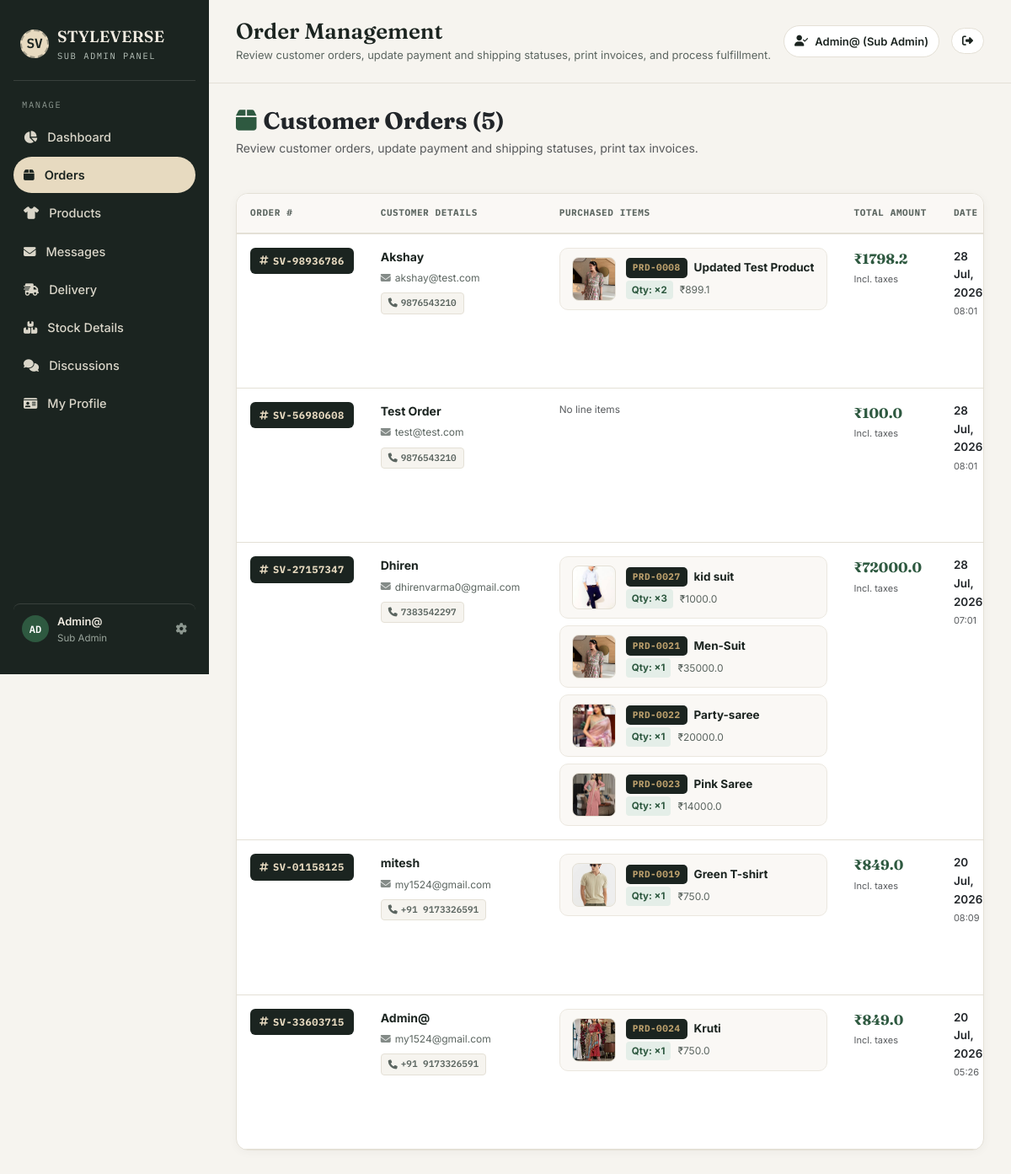
The app's page /admin-panel/orders/ (signed in), older data.
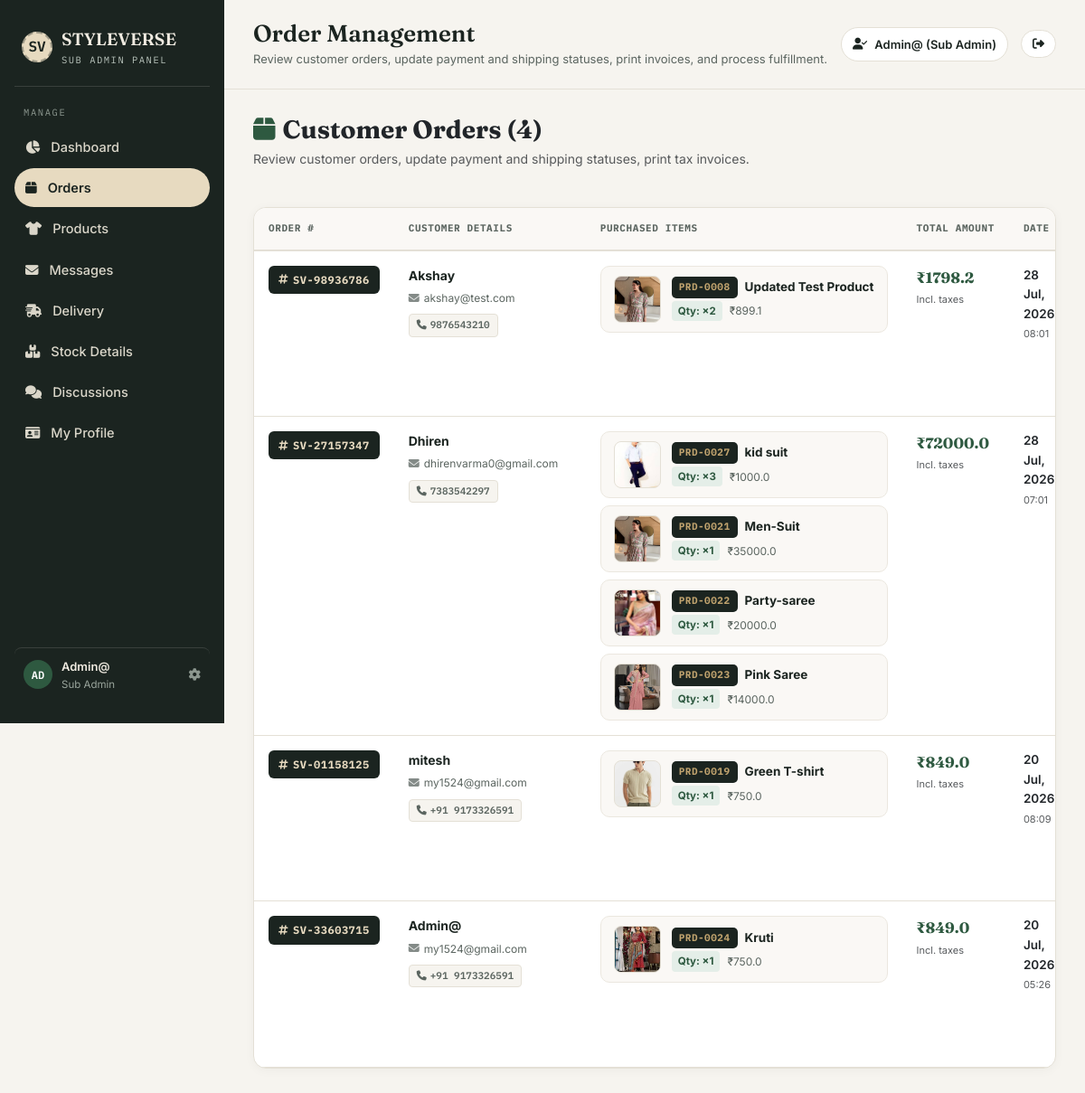
The same page, newer data.
### shopapp/models.py (models this page shows, shortened)
class Order(models.Model):
    PAYMENT_METHOD_CHOICES = [
        ('cash_on_delivery', 'Cash on Delivery'),
        ('debit_card', 'Debit Card'),
        ('upi', 'UPI / Google Pay'),
        ('net_banking', 'Net Banking'),
        ('paypal', 'PayPal'),
    ]
    PAYMENT_STATUS_CHOICES = [
        ('pending', 'Pending'),
        ('completed', 'Completed'),
        ('cancelled', 'Cancelled'),
    ]
    ORDER_STATUS_CHOICES = [
        ('processing', 'Processing'),
        ('shipped', 'Shipped'),
        ('delivered', 'Delivered'),
        ('cancelled', 'Cancelled'),
    ]
    user            = models.ForeignKey(User, on_delete=models.CASCADE, related_name='orders')
    order_number    = models.CharField(max_length=20, unique=True, blank=True)
    name            = models.CharField(max_length=100)
    email           = models.EmailField(max_length=100)
    phone           = models.CharField(max_length=20)
    address         = models.TextField()
    city            = models.CharField(max_length=100)
    state           = models.CharField(max_length=100)
    country         = models.CharField(max_length=100, default='India')
    pincode         = models.CharField(max_length=10)
    payment_method  = models.CharField(max_length=30, choices=PAYMENT_METHOD_CHOICES, default='cash_on_delivery')
    payment_status  = models.CharField(max_length=20, choices=PAYMENT_STATUS_CHOICES, default='pending')
    status          = models.CharField(max_length=20, choices=ORDER_STATUS_CHOICES, default='processing')
    courier_partner = models.CharField(max_length=100, default='STYLEVERSE Express', blank=True)
    tracking_number = models.CharField(max_length=100, blank=True, default='')
    estimated_delivery = models.DateField(null=True, blank=True)
    delivery_notes  = models.TextField(blank=True, default='')
    subtotal        = models.FloatField(default=0)
    discount        = models.FloatField(default=0)
    shipping_cost   = models.FloatField(default=0)
    total_price     = models.FloatField(default=0)
    order_date      = models.DateTimeField(auto_now_add=True)
    updated_date    = models.DateTimeField(null=True, blank=True)
    class Meta:
        ordering = ['-order_date']
    def get_status_display(self):
        return dict(self.ORDER_STATUS_CHOICES).get(self.status, self.status)
    def get_payment_status_display(self):
        return dict(self.PAYMENT_STATUS_CHOICES).get(self.payment_status, self.payment_status)

class OrderItem(models.Model):
    order         = models.ForeignKey(Order, on_delete=models.CASCADE, related_name='items')
    product_code  = models.CharField(max_length=50, blank=True, default='')
    product_image = models.ImageField(upload_to='OrderItem', null=True, blank=True)
    product_name  = models.CharField(max_length=200)
    brand_name    = models.CharField(max_length=100, default='STYLEVERSE')
    quantity      = models.PositiveIntegerField(default=1)
    unit_price    = models.FloatField()
    size          = models.CharField(max_length=10, blank=True)
    color         = models.CharField(max_length=30, blank=True)
    @property
    def code_display(self):
        if self.product_code:
            return self.product_code
        from shopapp.models import Product, Men, Women
        for model_cls in (Product, Men, Women):
            p = model_cls.objects.filter(name__iexact=self.product_name).first()
            if p:
                return p.product_id_display
        return f"PRD-{self.id:04d}" if self.id else "PRD-0000"
    @property
    def image_url(self):
        if self.product_image:
            try:
                if self.product_image.url:
                    return self.product_image.url
            except Exception:
                pass
        from shopapp.models import Product, Men, Women
        for model_cls in (Product, Men, Women):
            if self.product_code:
                p = model_cls.objects.filter(product_code__iexact=self.product_code).first()
                if p and p.image_url:
                    return p.image_url
            p = model_cls.objects.filter(name__icontains=self.product_name).first()
            if p and p.image_url:
                return p.image_url
        for model_cls in (Product, Men, Women):
            first_p = model_cls.objects.exclude(image='').first()
            if first_p and first_p.image_url:
                return first_p.image_url
        return ''

class Product(models.Model):
    product_code = models.CharField(max_length=50, blank=True, default='', help_text='Unique Product ID / SKU')
    name = models.CharField(max_length=50)
    brand = models.CharField(max_length=50, default='STYLEVERSE', blank=True, help_text="Brand name e.g. Zara, Nike, Levi's, Gucci, Puma, STYLEVERSE")
    price = models.FloatField()
    discount = models.FloatField(default=0, help_text='Discount percentage (0-100)')
    stock = models.IntegerField(default=25, help_text='Stock quantity available')
    image = models.ImageField(upload_to='Product')
    created_by = models.ForeignKey(User, on_delete=models.SET_NULL, null=True, blank=True, related_name='added_general_products', help_text='Sub-Admin who added this product')
    @property
    def product_id_display(self):
        if self.product_code:
            return self.product_code
        return f"PRD-{self.id:04d}" if self.id else "PRD-NEW"
    @property
    def image_url(self):
        try:
            if not self.image:
                return ''
            full_path = os.path.join(settings.MEDIA_ROOT, str(self.image))
            if not os.path.exists(full_path):
                return ''
            return self.image.url
        except (ValueError, AttributeError):
            return ''

### subadmin/views.py (the view, shortened to what this page needs)
# urls.py: path('orders/', views.admin_orders, name='admin_orders'),
@admin_required
def admin_orders(request):
    all_orders = Order.objects.all().prefetch_related('items').order_by('-order_date')
    return render(request, 'sub-admin/orders.html', {'orders': all_orders})

### shopapp/context_processors.py (called while the page is built)
def cart_context(request):
    cart = request.session.get('cart', {})
    cart_count = sum(item.get('quantity', 0) for item in cart.values())
    return {'cart_count': cart_count}

def wishlist_context(request):
    wishlist_count = 0
    if request.user.is_authenticated:
        wishlist_count = Wishlist.objects.filter(user=request.user).count()
    return {'wishlist_count': wishlist_count}

def admin_approval_context(request):
    pending_approval_count = 0
    if request.user.is_authenticated and (request.user.is_staff or request.user.is_superuser):
        if request.user.is_superuser:
            pending_approval_count = ProductRequest.objects.filter(status='pending').count()
        else:
            pending_approval_count = ProductRequest.objects.filter(user=request.user, status='pending').count()
    return {'pending_approval_count': pending_approval_count}

### templates/sub-admin/orders.html (shortened to what this page needs)
{% extends 'sub-admin/sub_base.html' %}
{% load static %}
{% block page_title %}Order Management{% endblock %}
{% block page_subtitle %}Review customer orders, update payment and shipping statuses, print invoices, and process fulfillment.{% endblock %}
{% block content %}
<div class="d-flex flex-wrap justify-content-between align-items-center mb-3">
  <div>
    <h3 class="fw-bold text-dark mb-1" style="font-family:'Fraunces', serif;">
      <i class="fa fa-box me-2" style="color:var(--green);"></i>Customer Orders ({{ orders|length }})
    </h3>
    <p class="text-muted small mb-0">Review customer orders, update payment and shipping statuses, print tax invoices.</p>
  </div>
</div>
<div class="adm-table-container">
  <div style="overflow-x: auto;">
    <table class="adm-orders-table">
      <thead>
        <tr>
          <th style="width: 120px;">Order #</th>
          <th style="width: 200px;">Customer Details</th>
          <th style="min-width: 320px;">Purchased Items</th>
          <th style="width: 130px;">Total Amount</th>
          <th style="width: 110px;">Date</th>
        </tr>
      </thead>
      <tbody>
        {% for order in orders %}
        <tr>
          <td>
            <span class="order-number-badge">
              <i class="fa fa-hashtag"></i>{{ order.order_number }}
            </span>
          </td>
          <td>
            <div class="customer-info-box">
              <div class="customer-name">{{ order.name }}</div>
              <div class="customer-meta">
                <i class="fa fa-envelope opacity-75"></i> {{ order.email }}
              </div>
              {% if order.phone %}
              <div class="mt-1">
                <span class="customer-phone-pill">
                  <i class="fa fa-phone"></i> {{ order.phone }}
                </span>
              </div>
              {% endif %}
            </div>
          </td>
          <td>
            <div class="items-column-wrap">
              {% for item in order.items.all %}
              <div class="item-card-mini">
                <div class="item-thumb">
                  {% if item.image_url %}
                  <img src="{{ item.image_url }}" alt="{{ item.product_name }}" onerror="this.outerHTML='<i class=\'fa fa-shirt text-muted\'></i>'">
                  {% else %}
                  <i class="fa fa-shirt text-muted"></i>
                  {% endif %}
                </div>
                <div class="item-info-content">
                  <div class="item-header-row">
                    <span class="item-code-tag">{{ item.code_display }}</span>
                    <strong class="item-title-text" title="{{ item.product_name }}">{{ item.product_name }}</strong>
                  </div>
                  <div class="item-meta-row">
                    <span class="qty-badge">Qty: ×{{ item.quantity }}</span>
                    <span>₹{{ item.unit_price }}</span>
                  </div>
                </div>
              </div>
              {% empty %}
              <span class="text-muted small">No line items</span>
              {% endfor %}
            </div>
          </td>
          <td>
            <div class="order-total-price">₹{{ order.total_price }}</div>
            <small class="text-muted" style="font-size:11px;">Incl. taxes</small>
          </td>
          <td>
            <div class="fw-semibold text-dark" style="font-size:13.5px;">{{ order.order_date|date:"d M, Y" }}</div>
            <small class="text-muted" style="font-size:11px;">{{ order.order_date|date:"H:i" }}</small>
          </td>
        </tr>
        {% endfor %}
      </tbody>
    </table>
  </div>
</div>
{% endblock %}

Row changes from the older to the newer data that the page shows:
removed Order: order_number "SV-56980608", name "Test Order", email "test@test.com", phone "9876543210", total_price "100.0", order_date "28 Jul, 2026", order_date "08:01"
Text that changed along with them:
{{ orders|length }}: "5" → "4"
